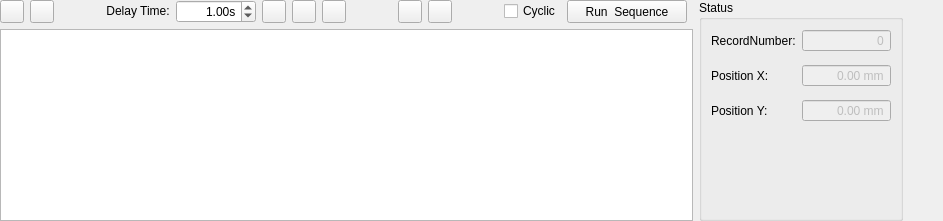
         <widget class="XConfig" name="tab_Debug">
          <attribute name="title">
           <string>Debug</string>
          </attribute>
          <layout class="QGridLayout" name="gridLayout_8">
           <property name="leftMargin">
            <number>0</number>
           </property>
           <property name="topMargin">
            <number>0</number>
           </property>
           <property name="rightMargin">
            <number>0</number>
           </property>
           <property name="bottomMargin">
            <number>0</number>
           </property>
           <item row="0" column="7" rowspan="2">
            <layout class="QGridLayout" name="gridLayout_5">
             <item row="0" column="3">
              <widget class="QLabel" name="label_9">
               <property name="sizePolicy">
                <sizepolicy hsizetype="Fixed" vsizetype="Fixed">
                 <horstretch>1</horstretch>
                 <verstretch>0</verstretch>
                </sizepolicy>
               </property>
               <property name="text">
                <string>Delay Time:</string>
               </property>
               <property name="alignment">
                <set>Qt::AlignCenter</set>
               </property>
              </widget>
             </item>
             <item row="2" column="0" rowspan="10" colspan="17">
              <widget class="QTableView" name="tvDebug">
               <property name="selectionMode">
                <enum>QAbstractItemView::SingleSelection</enum>
               </property>
               <property name="selectionBehavior">
                <enum>QAbstractItemView::SelectRows</enum>
               </property>
               <attribute name="horizontalHeaderStretchLastSection">
                <bool>true</bool>
               </attribute>
               <attribute name="verticalHeaderVisible">
                <bool>false</bool>
               </attribute>
              </widget>
             </item>
             <item row="0" column="14" colspan="2">
              <widget class="QToolButton" name="toolButton_debugRun">
               <property name="sizePolicy">
                <sizepolicy hsizetype="Minimum" vsizetype="Minimum">
                 <horstretch>3</horstretch>
                 <verstretch>0</verstretch>
                </sizepolicy>
               </property>
               <property name="minimumSize">
                <size>
                 <width>120</width>
                 <height>20</height>
                </size>
               </property>
               <property name="maximumSize">
                <size>
                 <width>16777215</width>
                 <height>16777215</height>
                </size>
               </property>
               <property name="toolTip">
                <string>Running</string>
               </property>
               <property name="text">
                <string>Run  Sequence</string>
               </property>
               <property name="iconSize">
                <size>
                 <width>16</width>
                 <height>16</height>
                </size>
               </property>
              </widget>
             </item>
             <item row="0" column="0">
              <widget class="QToolButton" name="btnImport">
               <property name="sizePolicy">
                <sizepolicy hsizetype="Preferred" vsizetype="Preferred">
                 <horstretch>1</horstretch>
                 <verstretch>0</verstretch>
                </sizepolicy>
               </property>
               <property name="toolTip">
                <string>Import</string>
               </property>
               <property name="text">
                <string/>
               </property>
               <property name="icon">
                <iconset resource="../../res/res.qrc">
                 <normaloff>:/res/image/icon/218.png</normaloff>:/res/image/icon/218.png</iconset>
               </property>
              </widget>
             </item>
             <item row="0" column="8" colspan="2">
              <spacer name="horizontalSpacer_6">
               <property name="orientation">
                <enum>Qt::Horizontal</enum>
               </property>
               <property name="sizeHint" stdset="0">
                <size>
                 <width>40</width>
                 <height>20</height>
                </size>
               </property>
              </spacer>
             </item>
             <item row="0" column="11">
              <widget class="QToolButton" name="btnDown">
               <property name="sizePolicy">
                <sizepolicy hsizetype="Preferred" vsizetype="Preferred">
                 <horstretch>1</horstretch>
                 <verstretch>0</verstretch>
                </sizepolicy>
               </property>
               <property name="toolTip">
                <string>Move Down</string>
               </property>
               <property name="text">
                <string/>
               </property>
               <property name="icon">
                <iconset resource="../../res/res.qrc">
                 <normaloff>:/res/image/icon/arrow-down.png</normaloff>:/res/image/icon/arrow-down.png</iconset>
               </property>
              </widget>
             </item>
             <item row="0" column="10">
              <widget class="QToolButton" name="btnUp">
               <property name="sizePolicy">
                <sizepolicy hsizetype="Preferred" vsizetype="Preferred">
                 <horstretch>1</horstretch>
                 <verstretch>0</verstretch>
                </sizepolicy>
               </property>
               <property name="toolTip">
                <string>Move Up</string>
               </property>
               <property name="text">
                <string/>
               </property>
               <property name="icon">
                <iconset resource="../../res/res.qrc">
                 <normaloff>:/res/image/icon/arrow-up.png</normaloff>:/res/image/icon/arrow-up.png</iconset>
               </property>
              </widget>
             </item>
             <item row="0" column="1">
              <widget class="QToolButton" name="btnExport">
               <property name="sizePolicy">
                <sizepolicy hsizetype="Preferred" vsizetype="Preferred">
                 <horstretch>1</horstretch>
                 <verstretch>0</verstretch>
                </sizepolicy>
               </property>
               <property name="toolTip">
                <string>Export</string>
               </property>
               <property name="text">
                <string/>
               </property>
               <property name="icon">
                <iconset resource="../../res/res.qrc">
                 <normaloff>:/res/image/icon/219.png</normaloff>:/res/image/icon/219.png</iconset>
               </property>
              </widget>
             </item>
             <item row="0" column="13">
              <widget class="QCheckBox" name="chkCyclic">
               <property name="sizePolicy">
                <sizepolicy hsizetype="Fixed" vsizetype="Fixed">
                 <horstretch>1</horstretch>
                 <verstretch>0</verstretch>
                </sizepolicy>
               </property>
               <property name="layoutDirection">
                <enum>Qt::LeftToRight</enum>
               </property>
               <property name="text">
                <string>Cyclic</string>
               </property>
              </widget>
             </item>
             <item row="0" column="4">
              <widget class="QDoubleSpinBox" name="spinDly">
               <property name="sizePolicy">
                <sizepolicy hsizetype="Fixed" vsizetype="Fixed">
                 <horstretch>1</horstretch>
                 <verstretch>0</verstretch>
                </sizepolicy>
               </property>
               <property name="minimumSize">
                <size>
                 <width>80</width>
                 <height>0</height>
                </size>
               </property>
               <property name="maximumSize">
                <size>
                 <width>80</width>
                 <height>16777215</height>
                </size>
               </property>
               <property name="cursor">
                <cursorShape>ArrowCursor</cursorShape>
               </property>
               <property name="alignment">
                <set>Qt::AlignRight|Qt::AlignTrailing|Qt::AlignVCenter</set>
               </property>
               <property name="specialValueText">
                <string notr="true"/>
               </property>
               <property name="prefix">
                <string notr="true"/>
               </property>
               <property name="suffix">
                <string notr="true">s</string>
               </property>
               <property name="minimum">
                <double>0.000000000000000</double>
               </property>
               <property name="maximum">
                <double>1000000.000000000000000</double>
               </property>
               <property name="value">
                <double>1.000000000000000</double>
               </property>
              </widget>
             </item>
             <item row="0" column="7">
              <widget class="QToolButton" name="btnClr">
               <property name="sizePolicy">
                <sizepolicy hsizetype="Preferred" vsizetype="Preferred">
                 <horstretch>1</horstretch>
                 <verstretch>0</verstretch>
                </sizepolicy>
               </property>
               <property name="toolTip">
                <string>Delete all record</string>
               </property>
               <property name="text">
                <string/>
               </property>
               <property name="icon">
                <iconset resource="../../res/res.qrc">
                 <normaloff>:/res/image/icon/trash.png</normaloff>:/res/image/icon/trash.png</iconset>
               </property>
              </widget>
             </item>
             <item row="0" column="6">
              <widget class="QToolButton" name="btnDel">
               <property name="sizePolicy">
                <sizepolicy hsizetype="Preferred" vsizetype="Preferred">
                 <horstretch>1</horstretch>
                 <verstretch>0</verstretch>
                </sizepolicy>
               </property>
               <property name="toolTip">
                <string>Remove the current record</string>
               </property>
               <property name="text">
                <string/>
               </property>
               <property name="icon">
                <iconset resource="../../res/res.qrc">
                 <normaloff>:/res/image/icon/subtract.png</normaloff>:/res/image/icon/subtract.png</iconset>
               </property>
              </widget>
             </item>
             <item row="0" column="2">
              <spacer name="horizontalSpacer_7">
               <property name="orientation">
                <enum>Qt::Horizontal</enum>
               </property>
               <property name="sizeHint" stdset="0">
                <size>
                 <width>40</width>
                 <height>20</height>
                </size>
               </property>
              </spacer>
             </item>
             <item row="0" column="5">
              <widget class="QToolButton" name="btnAdd">
               <property name="sizePolicy">
                <sizepolicy hsizetype="Preferred" vsizetype="Preferred">
                 <horstretch>1</horstretch>
                 <verstretch>0</verstretch>
                </sizepolicy>
               </property>
               <property name="toolTip">
                <string>add a new record</string>
               </property>
               <property name="text">
                <string/>
               </property>
               <property name="icon">
                <iconset resource="../../res/res.qrc">
                 <normaloff>:/res/image/icon/add.png</normaloff>:/res/image/icon/add.png</iconset>
               </property>
              </widget>
             </item>
             <item row="0" column="12">
              <spacer name="horizontalSpacer_9">
               <property name="orientation">
                <enum>Qt::Horizontal</enum>
               </property>
               <property name="sizeHint" stdset="0">
                <size>
                 <width>40</width>
                 <height>20</height>
                </size>
               </property>
              </spacer>
             </item>
            </layout>
           </item>
           <item row="0" column="9" rowspan="2">
            <spacer name="horizontalSpacer_8">
             <property name="orientation">
              <enum>Qt::Horizontal</enum>
             </property>
             <property name="sizeHint" stdset="0">
              <size>
               <width>40</width>
               <height>20</height>
              </size>
             </property>
            </spacer>
           </item>
           <item row="0" column="8" rowspan="2">
            <widget class="QGroupBox" name="groupBox_4">
             <property name="title">
              <string>Status</string>
             </property>
             <layout class="QGridLayout" name="gridLayout_6">
              <property name="verticalSpacing">
               <number>12</number>
              </property>
              <item row="0" column="0">
               <widget class="QLabel" name="label_10">
                <property name="sizePolicy">
                 <sizepolicy hsizetype="Minimum" vsizetype="Minimum">
                  <horstretch>0</horstretch>
                  <verstretch>0</verstretch>
                 </sizepolicy>
                </property>
                <property name="minimumSize">
                 <size>
                  <width>80</width>
                  <height>20</height>
                 </size>
                </property>
                <property name="text">
                 <string>RecordNumber:</string>
                </property>
               </widget>
              </item>
              <item row="1" column="0">
               <widget class="QLabel" name="label_11">
                <property name="sizePolicy">
                 <sizepolicy hsizetype="Minimum" vsizetype="Minimum">
                  <horstretch>0</horstretch>
                  <verstretch>0</verstretch>
                 </sizepolicy>
                </property>
                <property name="minimumSize">
                 <size>
                  <width>80</width>
                  <height>20</height>
                 </size>
                </property>
                <property name="text">
                 <string>Position X:</string>
                </property>
               </widget>
              </item>
              <item row="2" column="0">
               <widget class="QLabel" name="label_23">
                <property name="sizePolicy">
                 <sizepolicy hsizetype="Minimum" vsizetype="Minimum">
                  <horstretch>0</horstretch>
                  <verstretch>0</verstretch>
                 </sizepolicy>
                </property>
                <property name="minimumSize">
                 <size>
                  <width>80</width>
                  <height>20</height>
                 </size>
                </property>
                <property name="text">
                 <string>Position Y:</string>
                </property>
               </widget>
              </item>
              <item row="3" column="0">
               <spacer name="verticalSpacer">
                <property name="orientation">
                 <enum>Qt::Vertical</enum>
                </property>
                <property name="sizeHint" stdset="0">
                 <size>
                  <width>20</width>
                  <height>40</height>
                 </size>
                </property>
               </spacer>
              </item>
              <item row="0" column="1">
               <widget class="QDoubleSpinBox" name="doubleSpinBox_debugRecord">
                <property name="enabled">
                 <bool>false</bool>
                </property>
                <property name="sizePolicy">
                 <sizepolicy hsizetype="Minimum" vsizetype="Minimum">
                  <horstretch>0</horstretch>
                  <verstretch>0</verstretch>
                 </sizepolicy>
                </property>
                <property name="minimumSize">
                 <size>
                  <width>80</width>
                  <height>20</height>
                 </size>
                </property>
                <property name="alignment">
                 <set>Qt::AlignRight|Qt::AlignTrailing|Qt::AlignVCenter</set>
                </property>
                <property name="readOnly">
                 <bool>true</bool>
                </property>
                <property name="buttonSymbols">
                 <enum>QAbstractSpinBox::NoButtons</enum>
                </property>
                <property name="decimals">
                 <number>0</number>
                </property>
                <property name="minimum">
                 <double>-10000.000000000000000</double>
                </property>
                <property name="maximum">
                 <double>10000.000000000000000</double>
                </property>
               </widget>
              </item>
              <item row="1" column="1">
               <widget class="QDoubleSpinBox" name="doubleSpinBox_debug_posX">
                <property name="enabled">
                 <bool>false</bool>
                </property>
                <property name="sizePolicy">
                 <sizepolicy hsizetype="Minimum" vsizetype="Minimum">
                  <horstretch>0</horstretch>
                  <verstretch>0</verstretch>
                 </sizepolicy>
                </property>
                <property name="minimumSize">
                 <size>
                  <width>80</width>
                  <height>20</height>
                 </size>
                </property>
                <property name="alignment">
                 <set>Qt::AlignRight|Qt::AlignTrailing|Qt::AlignVCenter</set>
                </property>
                <property name="readOnly">
                 <bool>true</bool>
                </property>
                <property name="buttonSymbols">
                 <enum>QAbstractSpinBox::NoButtons</enum>
                </property>
                <property name="suffix">
                 <string> mm</string>
                </property>
                <property name="minimum">
                 <double>-10000.000000000000000</double>
                </property>
                <property name="maximum">
                 <double>10000.000000000000000</double>
                </property>
               </widget>
              </item>
              <item row="2" column="1">
               <widget class="QDoubleSpinBox" name="doubleSpinBox_debug_posY">
                <property name="enabled">
                 <bool>false</bool>
                </property>
                <property name="sizePolicy">
                 <sizepolicy hsizetype="Minimum" vsizetype="Minimum">
                  <horstretch>0</horstretch>
                  <verstretch>0</verstretch>
                 </sizepolicy>
                </property>
                <property name="minimumSize">
                 <size>
                  <width>80</width>
                  <height>20</height>
                 </size>
                </property>
                <property name="alignment">
                 <set>Qt::AlignRight|Qt::AlignTrailing|Qt::AlignVCenter</set>
                </property>
                <property name="readOnly">
                 <bool>true</bool>
                </property>
                <property name="buttonSymbols">
                 <enum>QAbstractSpinBox::NoButtons</enum>
                </property>
                <property name="suffix">
                 <string> mm</string>
                </property>
                <property name="minimum">
                 <double>-10000.000000000000000</double>
                </property>
                <property name="maximum">
                 <double>10000.000000000000000</double>
                </property>
               </widget>
              </item>
             </layout>
            </widget>
           </item>
          </layout>
         </widget>
